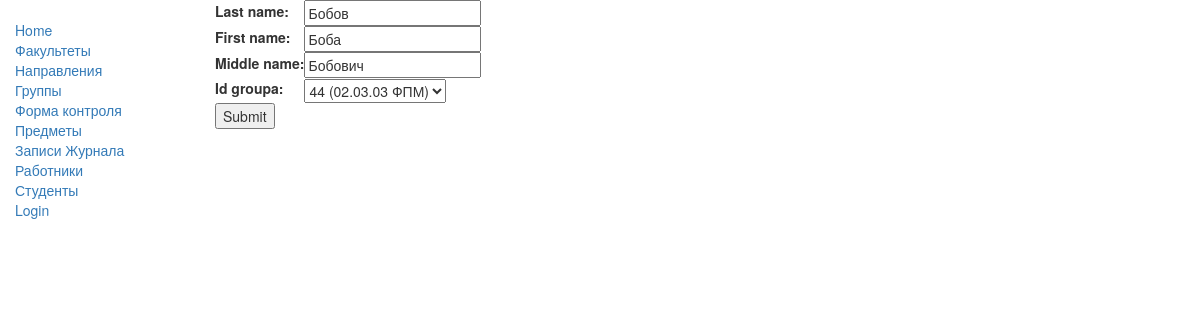
Screenshot of /catalog/studenti/17/update/ with the database file from the repository.
### catalog/models.py (models this page shows, shortened)
class Studenti(models.Model):
    id = models.AutoField(primary_key=True)
    last_name = models.CharField(max_length=100,null=True)
    first_name = models.CharField(max_length=100,null=True)
    middle_name = models.CharField(max_length=100,null=True)
    id_groupa = models.ForeignKey('Group', on_delete=models.PROTECT, null=False)
    class Meta:
        ordering = ['last_name']

### catalog/views.py (the view)
# urls.py: url(r'^studenti/(?P<pk>\d+)/update/$', views.StudentiUpdate.as_view(), name='studenti_update'),
class StudentiUpdate(UpdateView):
    model = Studenti
    fields = '__all__'
    success_url = reverse_lazy('studentis')

### catalog/models.py (called while the page is built)
    def __str__(self):
        return '%s %s' % (self.name_napravlenie,self.id_facultet.name_faculteta)

    def __str__(self):
        return '%s (%s)' % (self.name_group,self.id_napravlenie)

### catalog/templates/catalog/studenti_form.html (shortened to what this page needs)
{% extends "base_generic.html" %}
{% block content %}
<form action="" method="post">
    <table>
    {{ form.as_table }}
    </table>
    <input type="submit" value="Submit" />
</form>
{% endblock %}

### rows the page displays
Studenti: last_name "Бобов", first_name "Боба", middle_name "Бобович", id_groupa "44 (02.03.03 ФПМ)"
